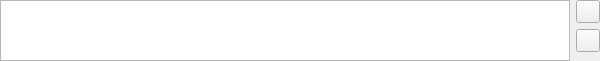
<?xml version="1.0" encoding="UTF-8"?>
<ui version="4.0">
 <class>QueryEditorClass</class>
 <widget class="QWidget" name="QueryEditorClass">
  <property name="geometry">
   <rect>
    <x>0</x>
    <y>0</y>
    <width>600</width>
    <height>61</height>
   </rect>
  </property>
  <property name="minimumSize">
   <size>
    <width>80</width>
    <height>60</height>
   </size>
  </property>
  <property name="windowTitle">
   <string>QueryEditor</string>
  </property>
  <layout class="QHBoxLayout" name="horizontalLayout">
   <property name="leftMargin">
    <number>0</number>
   </property>
   <property name="topMargin">
    <number>0</number>
   </property>
   <property name="rightMargin">
    <number>0</number>
   </property>
   <property name="bottomMargin">
    <number>0</number>
   </property>
   <item>
    <widget class="QPlainTextEdit" name="plainTextEdit"/>
   </item>
   <item>
    <layout class="QVBoxLayout" name="verticalLayout">
     <item>
      <widget class="QToolButton" name="toolButtonExecute">
       <property name="toolTip">
        <string>Execute</string>
       </property>
       <property name="text">
        <string/>
       </property>
       <property name="icon">
        <iconset theme="media-playback-start"/>
       </property>
      </widget>
     </item>
     <item>
      <widget class="QToolButton" name="toolButtonReset">
       <property name="toolTip">
        <string>Reset</string>
       </property>
       <property name="text">
        <string/>
       </property>
       <property name="icon">
        <iconset theme="system-reboot"/>
       </property>
       <property name="iconSize">
        <size>
         <width>16</width>
         <height>16</height>
        </size>
       </property>
      </widget>
     </item>
     <item>
      <spacer name="verticalSpacer">
       <property name="orientation">
        <enum>Qt::Vertical</enum>
       </property>
       <property name="sizeHint" stdset="0">
        <size>
         <width>20</width>
         <height>40</height>
        </size>
       </property>
      </spacer>
     </item>
    </layout>
   </item>
  </layout>
 </widget>
 <layoutdefault spacing="6" margin="11"/>
 <resources/>
 <connections/>
</ui>
